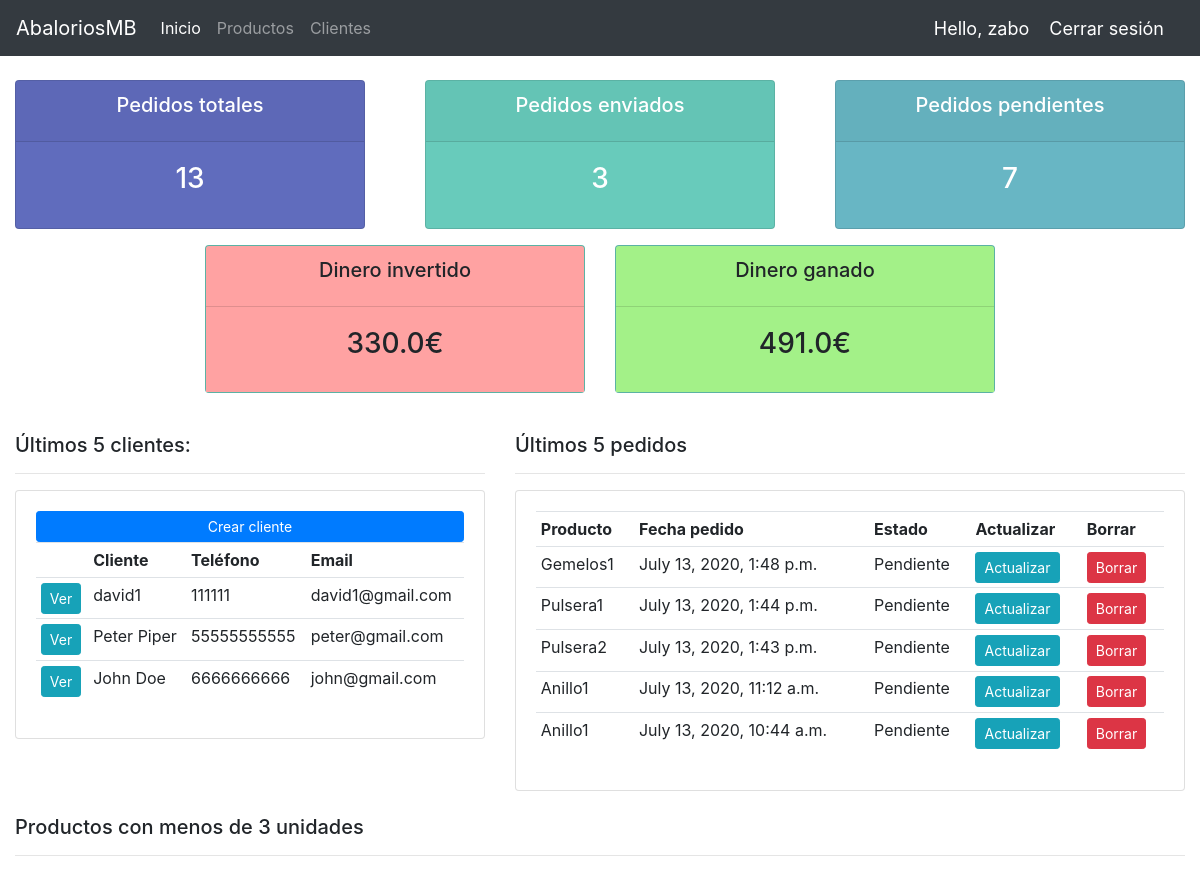
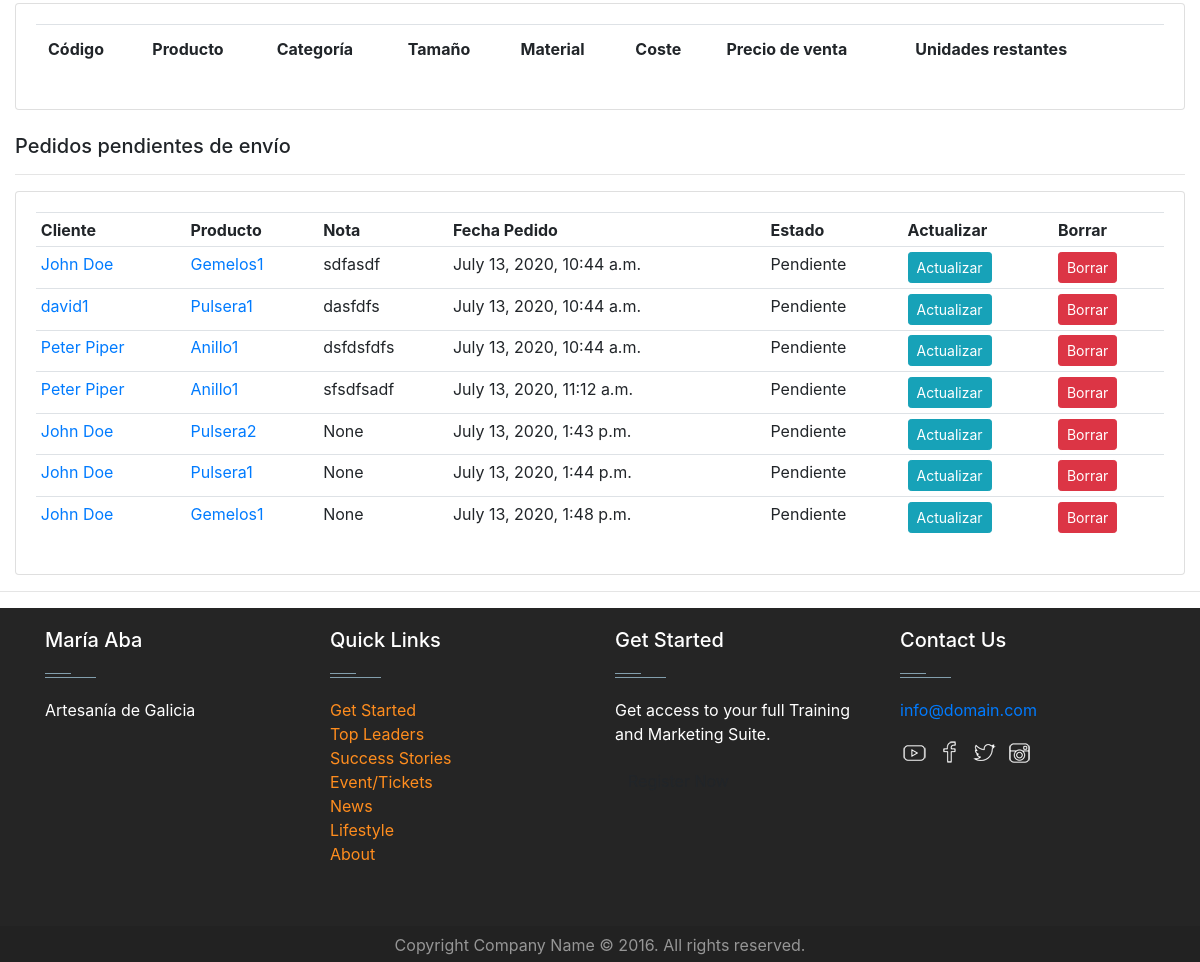
Page / (signed in) on the earlier database version (2 pictures, top to bottom).
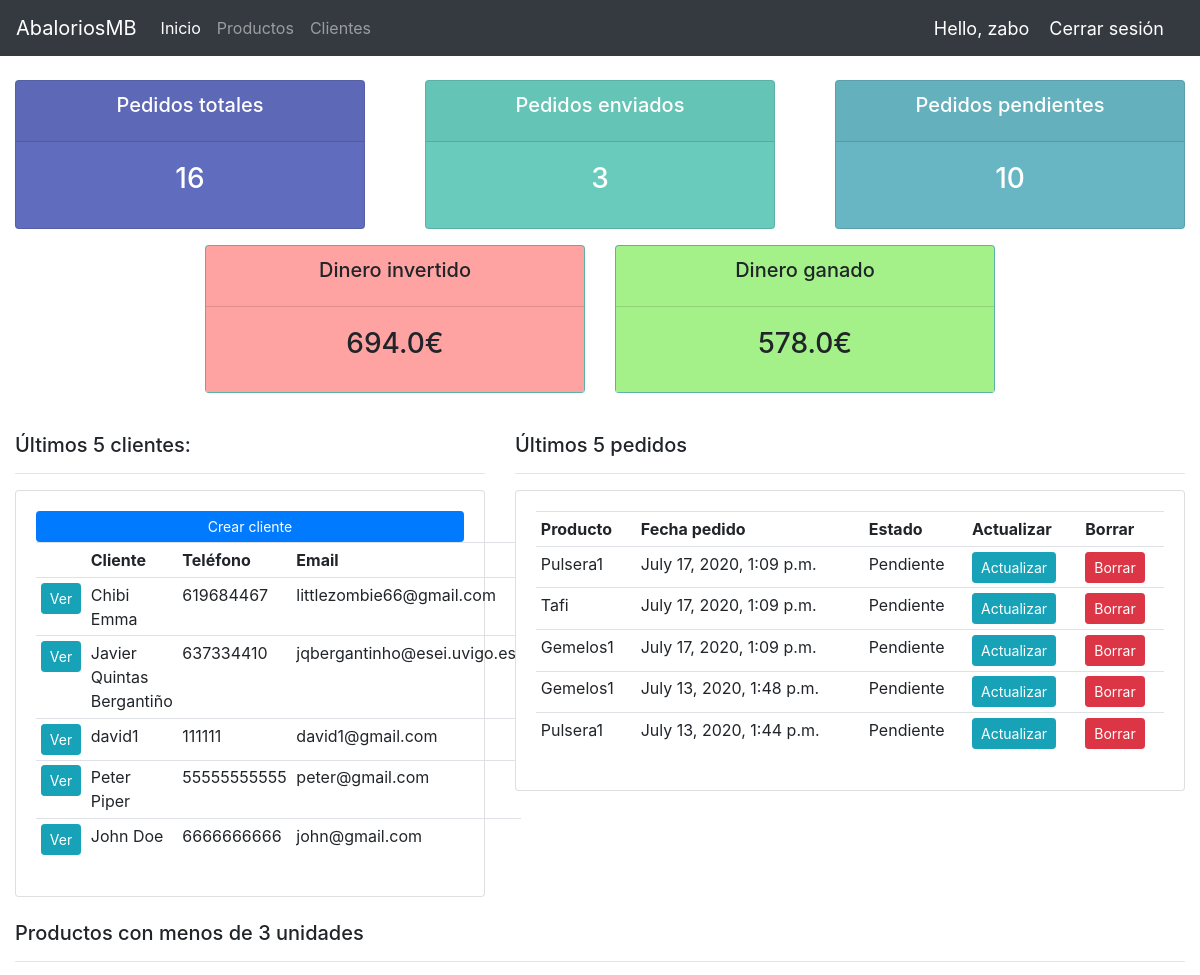
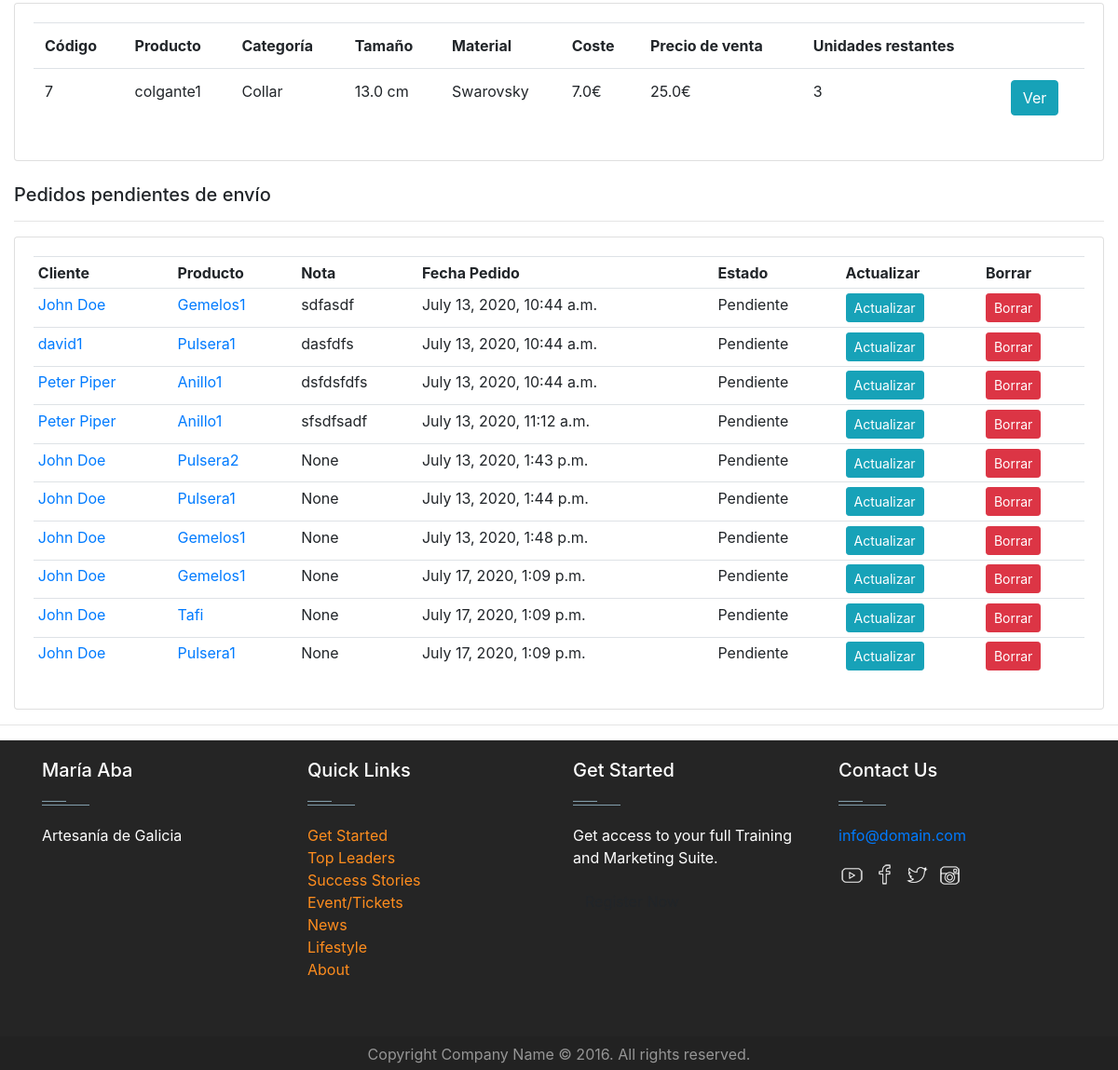
Same page on the later database version (2 pictures, top to bottom).
### jewels/models.py (models this page shows, shortened)
class Customer(models.Model):
    user = models.OneToOneField(User, null=True, blank=True, on_delete=models.CASCADE)
    name = models.CharField(max_length=200, null=True)
    phone = models.CharField(max_length=200, null=True)
    email = models.CharField(max_length=200, null=True)
    address = models.CharField(max_length=10000, null=True)
    profile_pic = models.ImageField(default="profile1.jpg", null=True, blank=True)
    date_created = models.DateTimeField(auto_now_add=True, null=True)
    def __str__(self):
        return self.name

class Order(models.Model):
    STATUS = (
        ('Pendiente', 'Pendiente'),
        ('En camino', 'En camino'),
        ('Enviado', 'Enviado'),
    )
    customer = models.ForeignKey(Customer, null=True, on_delete=models.SET_NULL)
    product = models.ForeignKey(Product, null=True, on_delete=models.SET_NULL)
    date_created = models.DateTimeField(auto_now_add=True, null=True)
    status = models.CharField(max_length=200, null=True, choices=STATUS)
    note = models.CharField(max_length=1000, null=True)

class Product(models.Model):
    CATEGORY = (
        ('Pulsera', 'Pulsera'),
        ('Collar', 'Collar'),
        ('Gemelos', 'Gemelos'),
        ('Anillo', 'Anillo'),
        ('Llavero', 'Llavero'),
        ('Pendientes', 'Pendientes'),
        ('Brazalete', 'Brazalete'),
        ('Gargantilla', 'Gargantilla'),
        ('Colgante', 'Colgante'),
        ('Tobillera', 'Tobillera'),
    )
    name = models.CharField(max_length=200, null=True)
    product_pic = models.ImageField(default="", null=True, blank=True)
    category = models.CharField(max_length=200, null=True, choices=CATEGORY)
    size = models.FloatField(null=True)
    material = models.CharField(max_length=10000, null=True)
    cost_price = models.FloatField(null=True)
    sell_price = models.FloatField(null=True)
    description = models.CharField(max_length=1000, null=True, blank=True)
    units = models.IntegerField(null=True)
    date_created = models.DateTimeField(auto_now_add=True, null=True)
    def __str__(self):
        return self.name

### jewels/decorators.py (the view)
    def wrapper_function(request, *args, **kwargs):
        group = None
        if request.user.groups.exists():
            group = request.user.groups.all()[0].name
        if group == 'customer':
            return redirect('user-page')
        if group == 'admin':
            return view_func(request, *args, **kwargs)

### jewels/templates/jewels/dashboard.html (shortened to what the changed rows need)
{% extends 'jewels/main.html' %}
{% block content %}
    {% include 'jewels/status.html' %}
    <br>
    <div class="container-fluid">
        <div class="row">
            <div class="col-md-5">
                <div class="card card-body">
                    <table class="table table-sm">
                        <tr>
                            <th></th>
                            <th>Cliente</th>
                            <th>Teléfono</th>
                            <th>Email</th>
                        </tr>
                        {% for customer in customers %}
                            <tr>
                                <td><a href="{% url 'customer' customer.id %}"
                                    class="btn btn-sm btn-info">Ver</a></td>
                                <td>{{ customer.name }}</td>
                                <td>{{ customer.phone }}</td>
                                <td>{{ customer.email }}</td>
                            </tr>
                        {% endfor %}
                    </table>
                </div>
            </div>
            <div class="col-md-7">
                <div class="card card-body">
                    <table class="table table-sm">
                        <tr>
                            <th>Producto</th>
                            <th>Fecha pedido</th>
                            <th>Estado</th>
                            <th>Actualizar</th>
                            <th>Borrar</th>
                        </tr>
                        {% for order in orders %}
                            <tr>
                                <td>{{ order.product }}</td>
                                <td>{{ order.date_created }}</td>
                                <td>{{ order.status }}</td>
                                <td><a href="{% url 'update_order' order.id %}" class="btn btn-sm btn-info">Actualizar</a></td>
                                <td><a href="{% url 'delete_order' order.id %}" class="btn btn-sm btn-danger">Borrar</a></td>
                            </tr>
                        {% endfor %}
                    </table>
                </div>
            </div>
        </div>
        <div class="row">
            <div class="col-md">
                <br>
                <div class="card card-body">
                    <table class="table">
                        <tr>
                            <th>Código</th>
                            <th>Producto</th>
                            <th>Categoría</th>
                            <th>Tamaño</th>
                            <th>Material</th>
                            <th>Coste</th>
                            <th>Precio de venta</th>
                            <th>Unidades restantes</th>
                            <th></th>
                        </tr>
                        {% for i in low_unit_products %}
                            <tr>
                                <td>{{ i.id }}</td>
                                <td>{{ i.name }}</td>
                                <td>{{ i.category }}</td>
                                <td>{{ i.size }} cm</td>
                                <td>{{ i.material }}</td>
                                <td>{{ i.cost_price }}€</td>
                                <td>{{ i.sell_price }}€</td>
                                <td>{{ i.units }}</td>
                                <td><a href="{% url 'product' i.id %}" class="btn btn-info">Ver</a></td>
                            </tr>
                        {% endfor %}
                    </table>
                </div>
            </div>
        </div>
        <div class="row">
            <div class="col-md">
                <br>
                <div class="card card-body">
                    <table class="table table-sm">
                        <tr>
                            <th>Cliente</th>
                            <th>Producto</th>
                            <th>Nota</th>
                            <th>Fecha Pedido</th>
                            <th>Estado</th>
                            <th>Actualizar</th>
                            <th>Borrar</th>
                        </tr>
                        {% for i in pending %}
                            <tr>
                                <td><a href="{% url 'customer' i.customer.id %}">{{ i.customer }}</a></td>
                                <td><a href="{% url 'product' i.product.id %}">{{ i.product }}</a></td>
                                <td>{{ i.note }}</td>
                                <td>{{ i.date_created }}</td>
                                <td>{{ i.status }}</td>
                                <td><a href="{% url 'update_order' i.id %}" class="btn btn-sm btn-info">Actualizar</a></td>
                                <td><a href="{% url 'delete_order' i.id %}" class="btn btn-sm btn-danger">Borrar</a></td>
                            </tr>
                        {% endfor %}
                    </table>
                </div>
            </div>
                </div>
            </div>
{% endblock content %}

Differences in the rows shown:
no longer on one of the page's lists (row unchanged): Order: product "Anillo1", date_created "July 13, 2020, 10:44 a.m.", status "Pendiente"
no longer on one of the page's lists (row unchanged): Order: product "Anillo1", date_created "July 13, 2020, 11:12 a.m.", status "Pendiente"
no longer on one of the page's lists (row unchanged): Order: product "Pulsera2", date_created "July 13, 2020, 1:43 p.m.", status "Pendiente"
added Customer: name "Chibi Emma", phone "619684467", email "littlezombie66@gmail.com"
added Customer: name "Javier Quintas Bergantiño", phone "637334410", email "jqbergantinho@esei.uvigo.es"
added Order: product "Pulsera1", date_created "July 17, 2020, 1:09 p.m.", status "Pendiente", customer "John Doe", note "None"
added Order: product "Tafi", date_created "July 17, 2020, 1:09 p.m.", status "Pendiente", customer "John Doe", note "None"
added Order: product "Gemelos1", date_created "July 17, 2020, 1:09 p.m.", status "Pendiente", customer "John Doe", note "None"
added Product: id "7", name "colgante1", category "Collar", size "13.0", material "Swarovsky", cost_price "7.0", sell_price "25.0", units "3"
Other differences:
{{ total_orders }}: "13" → "16"
{{ pending_count }}: "7" → "10"
{{ total_cost }}: "330.0" → "694.0"
{{ total_gains }}: "491.0" → "578.0"
